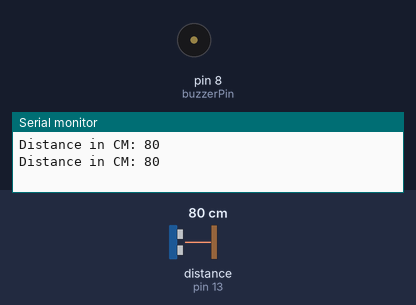
Bench run of a sketch on a simulated Arduino Uno, built with avr-gcc and run on an emulated ATmega328P. Parts: buzzer (waves = sounding, pin HIGH), the last lines printed to the serial monitor. The inputs (shaded band) are chosen by the test bench; at power-on: distance to the obstacle (sensor on pin 13) 80 cm. The echo pulse lasts 58.3 µs per cm.

Above: at 1.8 s.
1.9 s: distance to the obstacle (sensor on pin 13) set to 11 cm
3.4 s: distance to the obstacle (sensor on pin 13) set to 8 cm
At 4.7 s:
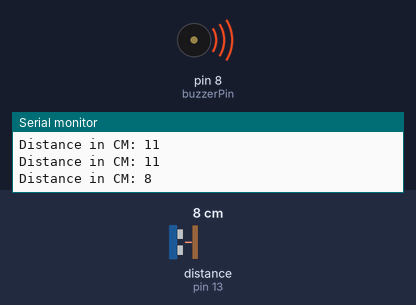
5.5 s: distance to the obstacle (sensor on pin 13) set to 18 cm
At 6.3 s:
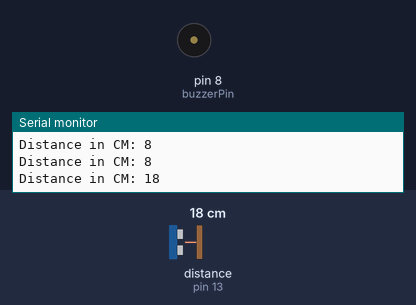
7.5 s: distance to the obstacle (sensor on pin 13) set to 2 cm
At 9.2 s:
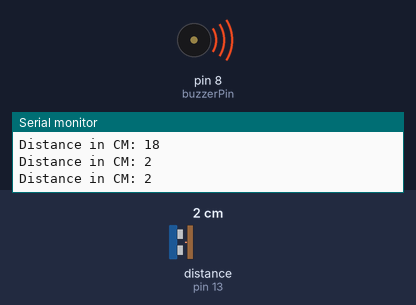
Timing chart, 0 to 10.5 s (numbered marks = the images above; inputs shaded):
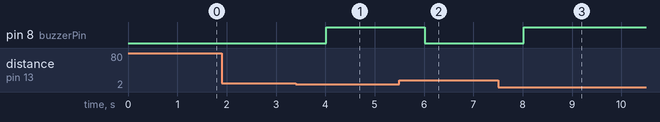

The sketch:

NeST_Project_Reverse_Parking.ino
```cpp
#include <Ultrasonic.h>

/*
 * Pass as a parameter the trigger and echo pin, respectively,
 * or only the signal pin (for sensors 3 pins), like:
 * Ultrasonic ultrasonic(13);
 */
Ultrasonic ultrasonic(12, 13);
int distance;
const int buzzerPin = 8; // Define the pin for the buzzer
const int thresholdDistance = 10; // Distance threshold in cm

void setup() {
  Serial.begin(9600);
  pinMode(buzzerPin, OUTPUT); // Set the LED pin as an output
}

void loop() {
  distance = ultrasonic.read();

  Serial.print("Distance in CM: ");
  Serial.println(distance);

  // Control the LED based on the distance
  if (distance < thresholdDistance) {
    digitalWrite(buzzerPin, HIGH); // Turn the LED on
  } else {
    digitalWrite(buzzerPin, LOW); // Turn the LED off
  }

delay(1000);
}
```

Measured:
- the behaviour switches between 10 and 9 cm on distance to the obstacle (sensor on pin 13) (found by bisection; images 0 and 1)
- after the input at 3.4 s, pin 8 (buzzerPin): LOW → HIGH after 0.62 s
- after the input at 5.5 s, pin 8 (buzzerPin): HIGH → LOW after 0.52 s
- after the input at 7.5 s, pin 8 (buzzerPin): LOW → HIGH after 0.52 s
